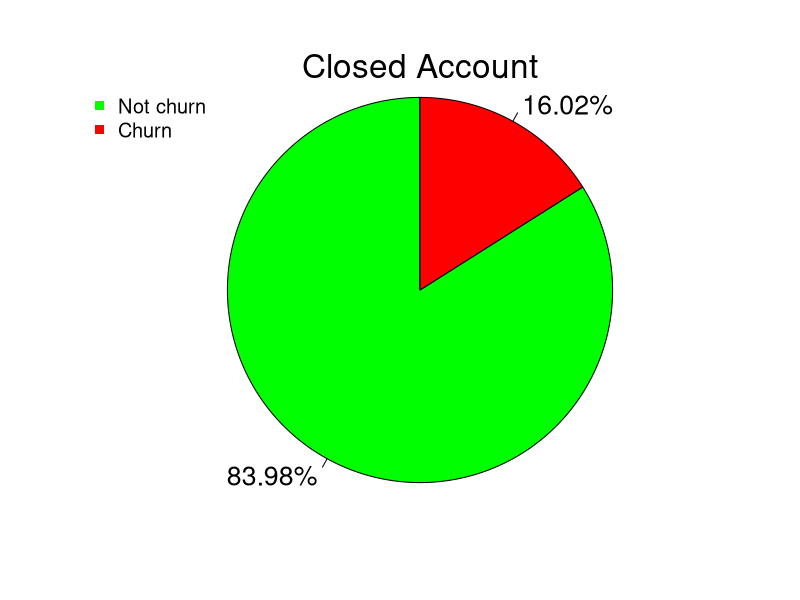
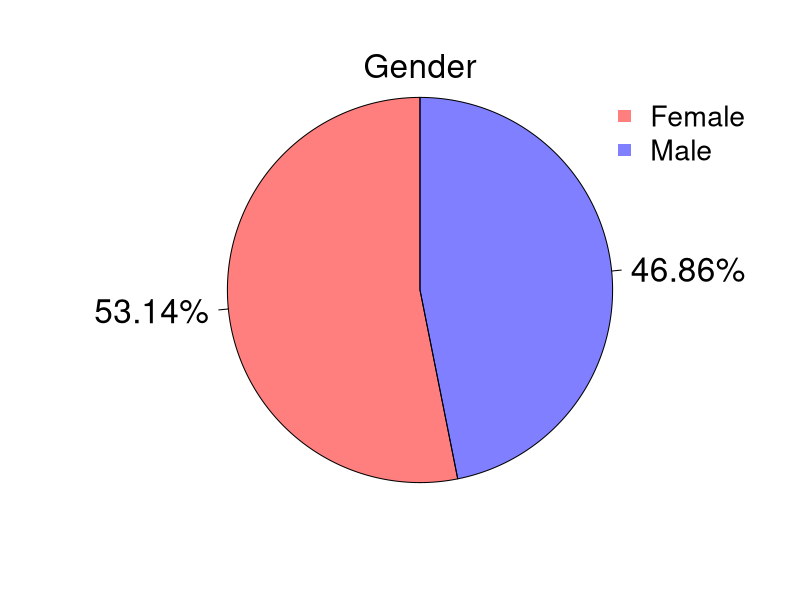
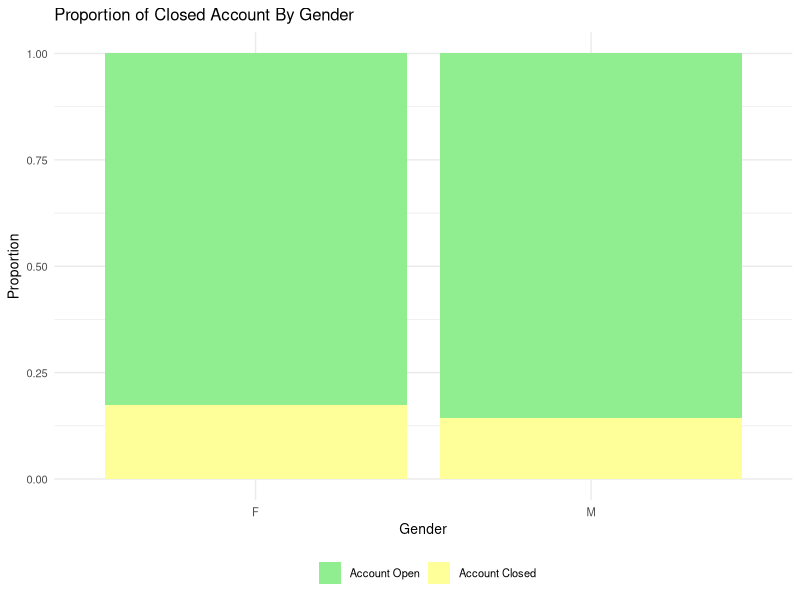
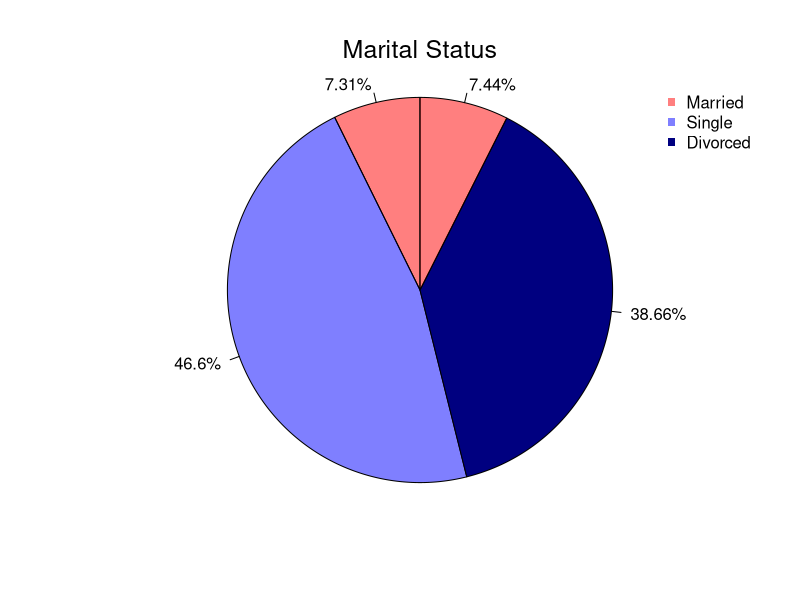
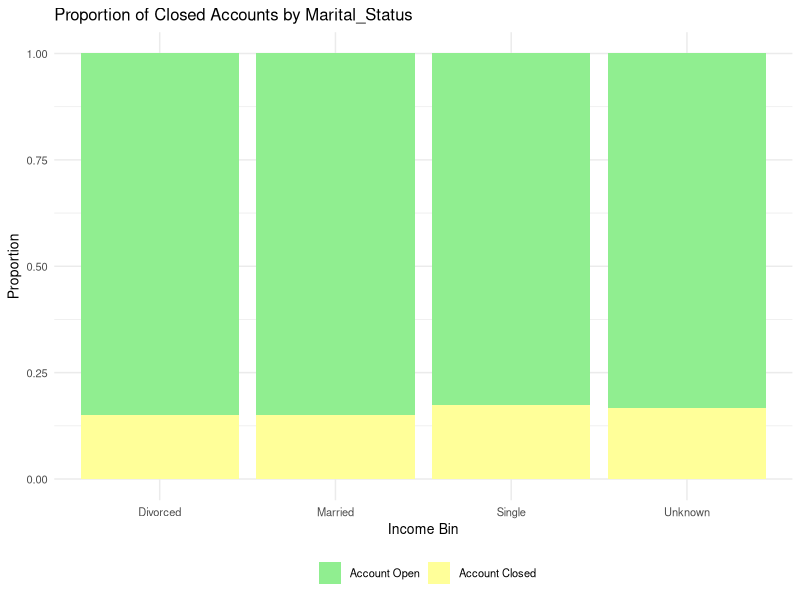
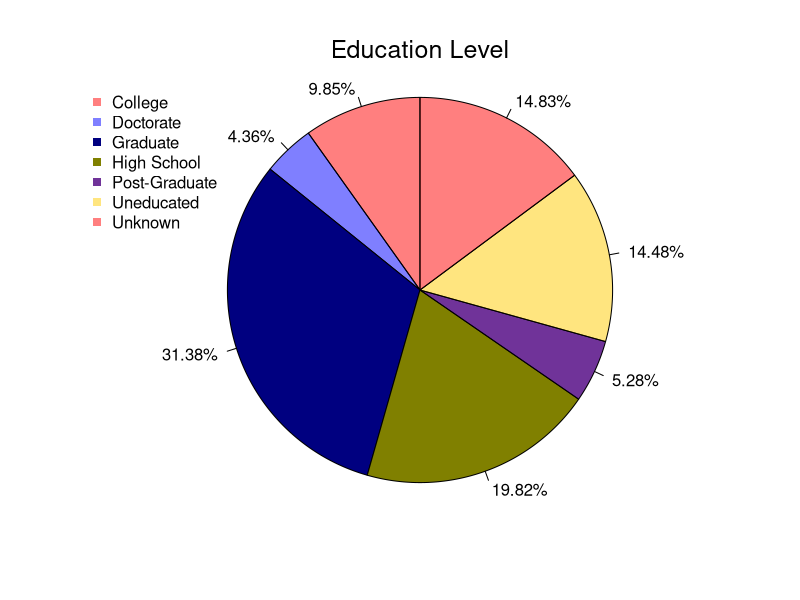
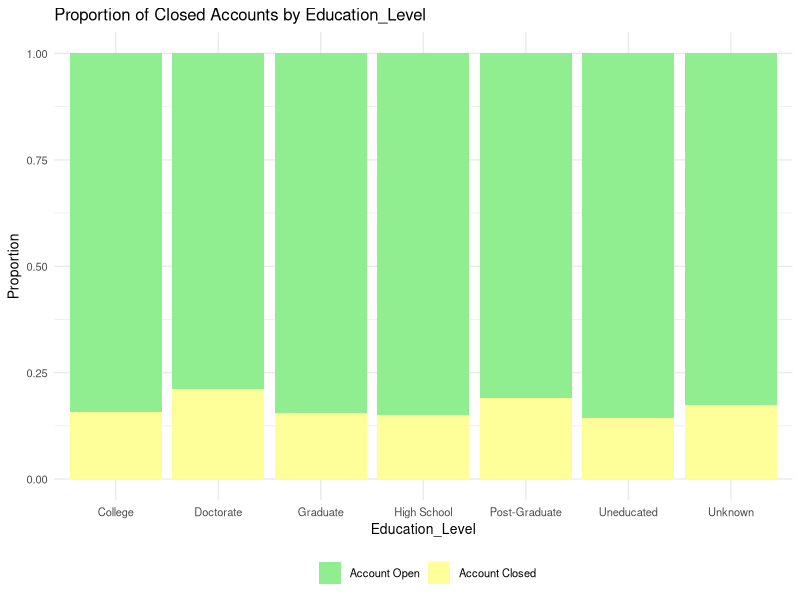
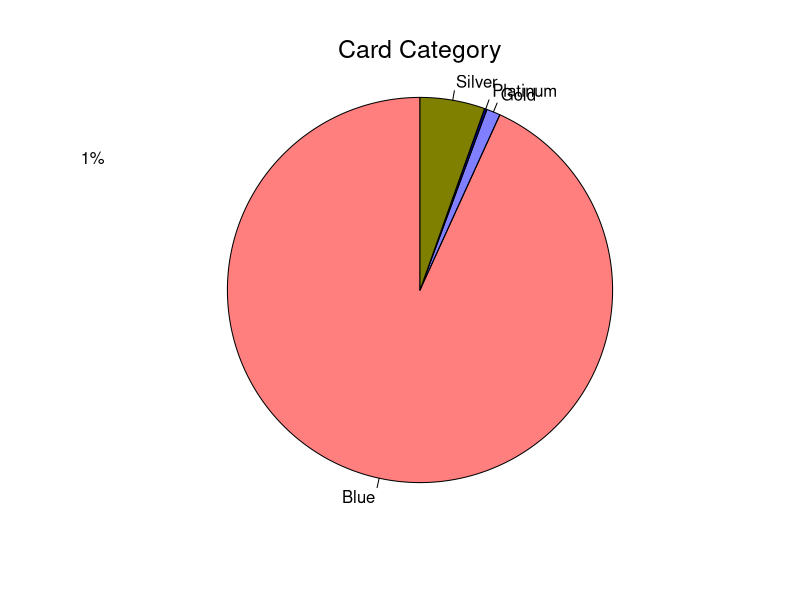

These charts were generated, in order, by the following R code:
## ---- chunk 1

library(ggplot2)
library(corrplot)
library(class)
library(pROC)
library(RColorBrewer)

## ---- chunk 2
Data = read.csv2("./Dataset/bank_accounts_train.csv", 
                 header = T, 
                 sep = ",", 
                 colClasses = "character")

## ---- chunk 3

Data$CLIENTNUM = NULL 
str(Data)

## ---- chunk 4
variables = colnames(Data) # With this line we have a vector of our variables
categorical_variables <- c("Gender", "Education_Level", "Marital_Status", "Card_Category") # We select our categorical variables (only 4 of them)
target_variable = "Closed_Account"
numerical_variables <- setdiff(variables, c(categorical_variables, target_variable)) 
for (var in numerical_variables) {
  Data[[var]] = as.numeric(Data[[var]])
}

for (var in categorical_variables) {
  Data[[var]] = as.factor(Data[[var]])
}

Data$Closed_Account = as.factor(Data$Closed_Account)
## ---- chunk 5
x = table(Data$Closed_Account)
r = round(x/nrow(Data)*100, 2)
s = paste( r, "%", sep = "")
{pie(x = table(Data$Closed_Account), 
     labels = s,
     edges = 10000, 
     radius = 1,
     init.angle = 90, 
     col = c("green",
             "red"),
     cex = 1.6)
  mtext("Closed Account", side = 3, cex = 2)
  legend("topleft", 
         pch = 15, 
         col = c("green", "red"),
         c("Not churn", "Churn"), cex = 1.2,
         bty = "n")}
## ---- chunk 6
x = table(Data$Gender)
r = round(x/nrow(Data)*100, 2)
s = paste( r, "%", sep = "")
{pie(x = table(Data$Gender), 
     labels = s,
     edges = 10000, 
     radius = 1,
     init.angle = 90, 
     col = c(rgb(1,0,0, .5),
             rgb(0,0,1,0.5)),
     cex = 2)
  mtext("Gender", side = 3, cex = 2)
  legend("topright", 
         pch = 15, 
         col = c(rgb(1,0,0, .5),
                 rgb(0,0,1,0.5)),
         c("Female", "Male"), cex = 1.7,
         bty = "n")}

##Gender-Closed_Account
#Adjusting the dimensions of the legend
smaller_text_theme <- theme_minimal() +
  theme(legend.position = "bottom",
        legend.text = element_text(size = 8),
        axis.text = element_text(size = 8),
        axis.title = element_text(size = 10),
        plot.title = element_text(size = 12),
        strip.text.x = element_text(size = 10))

ggplot(Data, aes(x = Gender, fill = as.factor(Closed_Account))) +
  geom_bar(position = "fill") +
  scale_fill_manual(values = c("0" = "lightgreen", "1" = "#FFFF99"), labels = c("Account Open", "Account Closed"), name = "") +
  labs(title = "Proportion of Closed Account By Gender", x = "Gender", y = "Proportion") +
  smaller_text_theme
## ---- chunk 7
#MARITAL STATUS
x <- table(addNA(Data$Marital_Status))
r = round(x/nrow(Data)*100, 2)
s = paste( r, "%", sep = "")
{pie(x = table(Data$Marital_Status), 
     labels = s,
     edges = 10000, 
     radius = 1,
     init.angle = 90, 
     col = c(rgb(1,0,0,0.5),
             rgb(0,0,1,0.5),
             rgb(0,0,0.5,1)
     ),
     cex = 1)
  mtext("Marital Status", side = 3, cex = 1.5, line = 1)
  legend("topright", 
         pch = 15, 
         col = c(rgb(1,0,0, .5),
                 rgb(0,0,1,0.5),
                 rgb(0,0, .5,1)
         ),
         c("Married", "Single", "Divorced"), cex = 1,
         bty = "n")}

##Marital_Status-Closed_Account

ggplot(Data, aes(x = Marital_Status, fill = as.factor(Closed_Account))) +
  geom_bar(position = "fill") +
  scale_fill_manual(values = c("0" = "lightgreen", "1" = "#FFFF99"), labels = c("Account Open", "Account Closed"), name = "") +
  labs(title = "Proportion of Closed Accounts by Marital_Status", x = "Income Bin", y = "Proportion") +
  smaller_text_theme
## ---- chunk 8
#EDUCATION LEVEL
education_table <- table(Data$Education_Level)
r <- round(education_table / nrow(Data) * 100, 2)
s <- paste(r, "%", sep = "")

pie(x = education_table, 
    labels = s,
    edges = 10000, 
    radius = 1,
    init.angle = 90, 
    col = c(rgb(1,0,0,0.5),
            rgb(0,0,1,0.5),
            rgb(0,0,0.5,1),
            rgb(0.5,0.5,0,1),
            rgb(0.3,0,0.5,0.8),
            rgb(1,0.8,0,0.5)),
    cex = 1)
mtext("Education Level", side = 3, cex = 1.5, line = 1) # side=3 is the top
legend("topleft", 
       pch = 15, 
       col = c(rgb(1,0,0,0.5),
               rgb(0,0,1,0.5),
               rgb(0,0,0.5,1),
               rgb(0.5,0.5,0,1),
               rgb(0.3,0,0.5,0.8),
               rgb(1,0.8,0,0.5)),
       legend = levels(Data$Education_Level), cex = 1,
       bty = "n")

##Education_Level-Closed_Account

ggplot(Data, aes(x = Education_Level, fill = as.factor(Closed_Account))) +
  geom_bar(position = "fill") +
  scale_fill_manual(values = c("0" = "lightgreen", "1" = "#FFFF99"), labels = c("Account Open", "Account Closed"), name = "") +
  labs(title = "Proportion of Closed Accounts by Education_Level", x = "Education_Level", y = "Proportion") +
  smaller_text_theme
## ---- chunk 9

# Card Category
card_table <- table(Data$Card_Category)
r <- round(card_table / nrow(Data) * 100, 2)
s <- paste(r, "%", sep = "")
s2 <- paste(levels(Data$Card_Category), s)

pie(x = card_table,
    edges = 10000, 
    radius = 1,
    init.angle = 90, 
    col = c(rgb(1,0,0,0.5),
            rgb(0,0,1,0.5),
            rgb(0,0,0.5,1),
            rgb(0.5,0.5,0,1)
    ),
    cex = 1)
mtext("Card Category", side = 3, cex = 1.5, line = 1) # side=3 is the top
legend( x= -2.4, y = 1,
        pch = 15, 
        col = c(rgb(1,0,0,0.5),
                rgb(0,0,1,0.5),
                rgb(0,0,0.5,1),
                rgb(0.5,0.5,0,1)
        ),
        legend = s2, cex = 1,
        bty = "n")

##Card_Category-Customer_Age
ggplot(Data, aes(x = Card_Category, fill = as.factor(Closed_Account))) +
  geom_bar(position = "fill") +
  scale_fill_manual(values = c("0" = "lightgreen", "1" = "#FFFF99"), labels = c("Account Open", "Account Closed"), name = "") +
  labs(title = "Proportion of Closed Accounts by Card_Category", x = "Card_Category", y = "Proportion") +
  smaller_text_theme

## ---- chunk 10

Numerical_Data = Data[numerical_variables]
means_vec = apply(X = Numerical_Data, MARGIN = 2, FUN = mean)
median_vec = apply(X = Numerical_Data, MARGIN = 2, FUN = median)
sd_vec = apply(X = Numerical_Data, MARGIN = 2, FUN = sd)

par(mfrow = c(3,3), mar = c(2,4,4,1))

for(i in 1:length(numerical_variables)){
  hist(Numerical_Data[,i], freq = F, main = names(Numerical_Data)[i],
       col = rgb(.7,.7,.7), border = "white", xlab = "")
  abline(v = means_vec[i], lwd = 2)
  abline(v = median_vec[i], lwd = 2, col = rgb(.7,0,0))
  legend("top", c("Mean", "Median"), lwd = 2, col = c(1, rgb(.7,0,0)),cex = .8, bty = "n")
}

## ---- chunk 11


cor_matrix <- cor(Data[numerical_variables], use="complete.obs")
# Increase the size of the margins 
par(mar = c(5, 8, 4, 2) + 0.1) 

corrplot(cor_matrix, method = "color", tl.srt = 45, tl.col = "black") 

par(mar = c(5, 4, 4, 2) + 0.1) # Default size

## ---- chunk 12
target_variable_numeric = as.numeric(Data$Closed_Account)

  correlations <- sapply(Data[numerical_variables], function(x) cor(x, target_variable_numeric, use = "complete.obs"))

# Omit the target variable from the plot if it's included in the Data frame
correlations <- abs(correlations[names(correlations) != "target_var"])

# Increase the size of the margins 
par(mar = c(5, 8, 4, 2) + 0.1)  

# Create the barplot with larger font size for names
barplot(correlations, main="Correlation with Target Variable",
        horiz=TRUE, cex.names=0.7, las=2, col = "deepskyblue")

par(mar = c(5, 4, 4, 2) + 0.1) # Default size
## ---- chunk 13

#Rename missing values with NA notation
Data[Data == 'Unknown'] <- NA
## ---- chunk 14
# Now we try to understand where the missing values are

# Sum the TRUE values by row to see how many NAs each row contains
na_counts_per_row <- rowSums(is.na(Data))

# Count how many rows have at least one NA
rows_with_na <- sum(na_counts_per_row > 0)

# Print the result
cat("Rows with NA before preprocessing:", rows_with_na, "\n")


## ---- chunk 15
#Basic function to compute mode
getSimpleMode <- function(x) {
  tbl <- table(x)
  mode_value <- names(tbl[tbl == max(tbl)])[1]
  return(mode_value)
}


for (var in categorical_variables) {
  if (any(is.na(Data[[var]]))) {
    Data[[var]][is.na(Data[[var]])] <- getSimpleMode(Data[[var]])
  }
}
## ---- chunk 16
# Sum the TRUE values by row to see how many NAs each row contains
na_counts_per_row <- rowSums(is.na(Data))

# Count how many rows have at least one NA
rows_with_na <- sum(na_counts_per_row > 0)

# Print the result
cat("Rows with NA after preprocessing:", rows_with_na, "\n")

## ---- chunk 17

# Fit logistic regression model
set.seed(1)
gender_income_model <- glm(Closed_Account ~ Income * Gender, 
                           family = binomial(link = "logit"), 
                           data = Data)

# View model summary
summary(gender_income_model)

## ---- chunk 18
# Compute and store predicted probabilities
predicted_probabilities_logistic <- predict(gender_income_model, newdata = Data, type="response")

Data$predicted_probabilities <- predict(gender_income_model, newdata = Data, type="response")
## ---- chunk 19
#Plotting computed probabilities
ggplot(Data, aes(x = Income, y = predicted_probabilities, color = Gender)) + 
  geom_line() + 
  labs(title = "Probability of Account Closure by Income and Gender", y = "Probability of Closure", x = "Income") +
  scale_color_manual(values = c("red", "blue"))

## ---- chunk 20

Data$predicted_probabilities = NULL # We drop the column of predicted probabilities since it is now useless

## ---- chunk 21

# Seed setting
set.seed(10)

## ---- chunk 22
# Split Dataset
id_train <- sample(1:nrow(Data), size = 0.75*nrow(Data), replace = F)
train_data <- Data[id_train,]
val_data <- Data[-id_train,]

## ---- chunk 23

# Response variable distribution in the original data
cat("Distribution of the target variable in the original set:\n")
cat("Counts:")
print(table(Data$Closed_Account))
cat("Proportions:")
print(prop.table(table(Data$Closed_Account)))
cat("\n")

# Response variable distribution in the train test
cat("Distribution of the target variable in the train set:\n")
cat("Counts:")
print(table(train_data$Closed_Account))
cat("Proportions:")
print(prop.table(table(train_data$Closed_Account)))
cat("\n")

# Response variable distribution in the validation set
cat("Distribution of the target variable in the validation set:\n")
cat("Counts:")
print(table(val_data$Closed_Account))
cat("Proportions:")
print(prop.table(table(val_data$Closed_Account)))


## ---- chunk 24

calculate_sensitivity <- function(true_values, predictions) {
  true_positives <- sum(true_values == 1 & predictions == 1)
  actual_positives <- sum(true_values == 1)
  return(true_positives / actual_positives)
}
## ---- chunk 25
# Set a range for k
k_values <- 1:25
accuracy_scores <- numeric(length(k_values))
sensitivity_scores <- numeric(length(k_values))

# Loop over k values
for (k in k_values) {
  set.seed(100) # for reproducibility
  knn_pred <- knn(train = train_data[, c("Total_Trans_Amt", "Total_Trans_Ct")],
                  test = val_data[, c("Total_Trans_Amt", "Total_Trans_Ct")],
                  cl = train_data$Closed_Account,
                  k = k)
  
  # Calculate accuracy
  accuracy_scores[k] <- sum(val_data$Closed_Account == knn_pred) / length(knn_pred)
  # Calculate sensitivity
  sensitivity_scores[k] <- calculate_sensitivity(val_data$Closed_Account, knn_pred)
}
## ---- chunk 26
# Plot the accuracy scores as a function of k
plot(k_values, accuracy_scores, type = "b", 
     xlab = "Number of Neighbors (k)", ylab = "Accuracy",
     main = "k-NN Model Accuracy by Number of Neighbors")
## ---- chunk 27
# Plot the accuracy scores as a function of k
plot(k_values, sensitivity_scores, type = "b", 
     xlab = "Number of Neighbors (k)", ylab = "Sensitivity",
     main = "k-NN Model Sensitivity by Number of Neighbors")
## ---- chunk 28

# For accuracy
best_accuracy_k <- which.max(accuracy_scores)
cat("The best number of neighbors for accuracy is:", best_accuracy_k, 
    "with an accuracy of:", max(accuracy_scores), "\n")

# Exclude the best to find the second best
accuracy_scores[best_accuracy_k] <- NA
second_best_accuracy_k <- which.max(accuracy_scores)
cat("The second-best number of neighbors for accuracy is:", second_best_accuracy_k, 
    "with an accuracy of:", max(accuracy_scores, na.rm = TRUE), "\n")

# For sensitivity
best_sensitivity_k <- which.max(sensitivity_scores)
cat("The best number of neighbors for sensitivity is:", best_sensitivity_k, 
    "with a sensitivity of:", max(sensitivity_scores), "\n")

# Exclude the best to find the second best
sensitivity_scores[best_sensitivity_k] <- NA
second_best_sensitivity_k <- which.max(sensitivity_scores)
cat("The second-best number of neighbors for sensitivity is:", second_best_sensitivity_k, 
    "with a sensitivity of:", max(sensitivity_scores, na.rm = TRUE), "\n")

## ---- chunk 29
logit_fit_baseline <- glm(Closed_Account ~ .,
                  family = "binomial",
                  data = train_data)

## ---- chunk 30
logit_fit_0 <- glm(Closed_Account ~ 1,
                  family = "binomial",
                  data = train_data)

## ---- chunk 31
logit_fit0 <- glm(Closed_Account ~ 1,
                  family = "binomial",
                  data = train_data)
anova(logit_fit_0, logit_fit_baseline, test = "Chisq") 

## ---- chunk 32
# Forward
logit_fit_aic1 <- step(glm(Closed_Account ~ 1,
                           family = "binomial",
                           data = train_data),
                       scope = formula(logit_fit_baseline),
                       direction = "forward")
## ---- chunk 33
# Backward
logit_fit_aic2 <- step(logit_fit_baseline,
                       direction = "backward") 

## ---- chunk 34
# Both directions
logit_fit_aic3 <- step(logit_fit_baseline,
                       direction = "both")
## ---- chunk 35

print(length(coefficients(logit_fit_aic1)))
print(length(coefficients(logit_fit_aic2)))
print(length(coefficients(logit_fit_aic3)))

## ---- chunk 36

# Forward
logit_fit_bic1 <- step(glm(Closed_Account ~ 1,
                           family = "binomial",
                           data = train_data),
                       scope = formula(logit_fit_baseline),
                       direction = "forward",
                       k = log(nrow(train_data)))
## ---- chunk 37
# Backward
logit_fit_bic2 <- step(logit_fit_baseline,
                       direction = "backward",
                       k = log(nrow(train_data)))  

## ---- chunk 38
# Both directions
logit_fit_bic3 <- step(logit_fit_baseline,
                       direction = "both",
                       k = log(nrow(train_data)))
## ---- chunk 39

print(length(coefficients(logit_fit_bic1)))
print(length(coefficients(logit_fit_bic2)))
print(length(coefficients(logit_fit_bic3)))

## ---- chunk 40

# Selecting Numerical DF
train_data_Numerical = train_data[numerical_variables] 

cov(train_data_Numerical)

# Scaling Data
train_data_Numerical_Scaled= scale(train_data_Numerical)

cov(train_data_Numerical_Scaled)

## ---- chunk 41

pca <- princomp(train_data_Numerical_Scaled, cor = T, scale = F) #already scaled

pca$loadings

# Calculating the variance (in percentage) explained by each PCA component
pca_var <- pca$sdev^2
pca_var_percent <- pca_var / sum(pca_var)

## ---- chunk 42

bar.comp = barplot(pca_var_percent,
                   las = 2,
                   col = rev(brewer.pal(9, "Blues")), 
                   border = F,
                   ylim = c(0, max(pca_var_percent)*1.5),
                   ylab = "Explained variance")

# choose components according to "elbow rule"

lines(x = bar.comp, pca_var_percent, type = "b", pch = 16, cex = 1.5, lwd = 2, col = 2)
grid()

## ---- chunk 43

# Calculating the cumulative variance explained
cum_pca_var_percent <- cumsum(pca_var_percent)*100

# Plotting the cumulative distribution

bar.comp = barplot(cum_pca_var_percent,
                   las = 2,
                   col = rev(brewer.pal(9, "Blues")), 
                   border = F,
                   ylim = c(0, 105),
                   ylab = "Explained variance")

lines(bar.comp, cum_pca_var_percent, type = "b", pch = 16, cex = 1.5, lwd = 2, col = 2)
grid()

## ---- chunk 44

# Validation data is scaled as the train data
val_data_Numerical = val_data[numerical_variables] 
val_data_Numerical_Scaled= scale(val_data_Numerical)

# Predicting scores for the validation and test set using the PCA model
pca_data_train <- predict(pca, train_data_Numerical_Scaled)
pca_data_val <- predict(pca, val_data_Numerical_Scaled)

# Selecting the first 11 principal components
pca_data_train <- pca_data_train[, 1:11]
pca_data_val <- pca_data_val[, 1:11]


logit_pca = glm(Closed_Account ~ ., 
                data = data.frame(pca_data_train, 
                                  Closed_Account = train_data$Closed_Account), 
                family = "binomial")

## ---- chunk 45

roc_aic1 <- pROC::roc(train_data$Closed_Account,
                     logit_fit_aic1$fitted.values,
                     plot = TRUE,
                     col = "red",
                     lwd = 3,
                     auc.polygon = T,
                     auc.polygon.col = "deepskyblue",
                     print.auc = T)

roc_bic1 <- pROC::roc(train_data$Closed_Account,
                     logit_fit_bic1$fitted.values,
                     plot = TRUE,
                     col = "red",
                     lwd = 3,
                     auc.polygon = T,
                     auc.polygon.col = "deepskyblue",
                     print.auc = T)

roc_pca <- pROC::roc(train_data$Closed_Account,
                     logit_pca$fitted.values,
                     plot = TRUE,
                     col = "red",
                     lwd = 3,
                     auc.polygon = T,
                     auc.polygon.col = "deepskyblue",
                     print.auc = T)

## ---- chunk 46

## Validation set ##

#threshold
tt=0.5

# Predictions for the observations in the validation set
prob_out_aic1 <- predict(logit_fit_aic1,
                        newdata = val_data[,-1],
                        type = "response")

pred_out_aic1 <- as.factor(ifelse(prob_out_aic1 > tt, "yes", "no"))


prob_out_bic1 <- predict(logit_fit_bic1,
                        newdata = val_data[,-1],
                        type = "response")
pred_out_bic1 <- as.factor(ifelse(prob_out_bic1 > tt, "yes", "no"))


pca_data_val_df <- data.frame(pca_data_val) # A dataframe is needed as parameter
prob_out_pca <- predict(logit_pca,
                        newdata = pca_data_val_df,
                        type = "response")


pred_out_pca <- as.factor(ifelse(prob_out_pca > tt, "yes", "no"))

## ---- chunk 47

# ROC curves
roc_out_aic1 <- pROC::roc(val_data$Closed_Account,
                         prob_out_aic1,
                         plot = TRUE,
                         col = "lightgreen",
                         lwd = 3,
                         auc.polygon = T,
                         auc.polygon.col = "#FFFF99",
                         print.auc = T)

roc_out_bic1 <- pROC::roc(val_data$Closed_Account,
                          prob_out_bic1,
                          plot = TRUE,
                          col = "lightgreen",
                          lwd = 3,
                          auc.polygon = T,
                          auc.polygon.col = "#FFFF99",
                          print.auc = T)

roc_out_pca <- pROC::roc(val_data$Closed_Account,
                          prob_out_pca,
                          plot = TRUE,
                          col = "lightgreen",
                          lwd = 3,
                          auc.polygon = T,
                          auc.polygon.col = "#FFFF99",
                          print.auc = T)


## ---- chunk 48
best_model = logit_fit_aic1
## ---- chunk 49
TestData = read.csv2("./Dataset/bank_accounts_test.csv", 
                 header = T, 
                 sep = ",", 
                 colClasses = "character")
## ---- chunk 50
#Encode NaN values
#Rename missing values with NA notation
TestData[TestData == 'Unknown'] <- NA

for (var in categorical_variables) {
  if (any(is.na(TestData[[var]]))) {
    TestData[[var]][is.na(TestData[[var]])] <- getSimpleMode(TestData[[var]])
  }
}

##substitute the type of the variables from "ch" to "num" and "factor"
for (var in numerical_variables) {
  TestData[[var]] = as.numeric(TestData[[var]])
}

for (var in categorical_variables) {
  TestData[[var]] = as.factor(TestData[[var]])
}
## ---- chunk 51

predicted_prob <- predict(best_model,
                        newdata = TestData,
                        type = "response")

head(predicted_prob)

##Write the .csv file that contains the predicted probabilities.
write.csv(predicted_prob, "my_prob.csv", row.names = F)

## ---- chunk 52
# Thresholds choices
thresholds <- c(0.5, 0.2, 0.8, 0.28) 

# Function to calculate metrics and financial outcome
calculate_metrics <- function(tt) {
  prob_out_best <- predict(logit_fit_bic1, newdata = val_data, type = "response")
  pred_out_best_binary <- ifelse(prob_out_best > tt, 1, 0)
  conf_matrix <- table(Predicted = pred_out_best_binary, 
                       Actual = val_data$Closed_Account)
  
# Extracting elements from the confusion matrix
TP <- conf_matrix["1", "1"]
TN <- conf_matrix["0", "0"]
FP <- conf_matrix["1", "0"]
FN <- conf_matrix["0", "1"]
  
# Calculating financial outcome
gain_TP <- TP * 50
gain_TN <- TN * 20
loss_FP <- FP * (-20)
loss_FN <- FN * (-50)
tot_outcome <- gain_TP + gain_TN + loss_FP + loss_FN
  
# Calculating metrics
accuracy <- (TP + TN) / sum(conf_matrix)
precision <- TP / (TP + FP)
recall <- TP / (TP + FN)
F1_score <- 2 * (precision * recall) / (precision + recall)
  
cat("Threshold: ", tt, "\n",
    "Financial Gain: ", tot_outcome, "\n",
    "Accuracy: ", accuracy, "\n",
    "Precision: ", precision, "\n",
    "Recall (Sensitivity): ", recall, "\n",
    "F1 Score: ", F1_score, "\n\n")
}
## ---- chunk 53

# Calculate metrics for each threshold
for (tt in thresholds) {
  calculate_metrics(tt)
}

